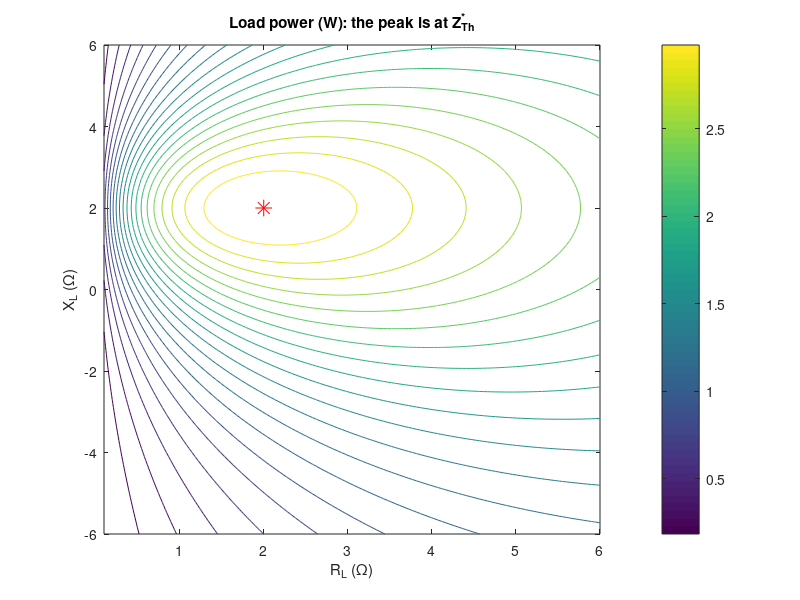

MATLAB code to generate this figure:
% Circuits 1 — Maximum Power Transfer (AC)
%title: Maximum Power Transfer with Impedances
%ar-title: أقصى نقل للقدرة بالمعاوقات
%lesson: c1-power-6
%course: circuits-1

%% The rule: ZL = conj(ZTh)
%ar: VTh = 7.071∠−45°، و ZTh = 2 − j2. أقصى قدرة عندما ZL = ZTh* = 2 + j2، وقيمتها |VTh|²/(8 RTh) (قيم قمة).
VTh = 7.071*exp(-1j*pi/4); ZTh = 2 - 2j;
ZL = conj(ZTh);
I = VTh/(ZTh + ZL);
Pmax = 0.5*abs(I)^2*real(ZL);
fprintf('ZL = %g%+gj ohm, Pmax = %.4f W (formula %.4f W)\n', real(ZL), imag(ZL), Pmax, abs(VTh)^2/(8*real(ZTh)))
%check: abs(Pmax - 3.125) < 0.001

%% Search over all loads
%ar: نتحقق بالبحث على شبكة من القيم: RL من 0.1 إلى 6 و XL من −6 إلى 6. meshgrid يصنع كل الأزواج، و contour يرسم خطوط تساوي القدرة.
[RL, XL] = meshgrid(linspace(0.1, 6, 120), linspace(-6, 6, 121));
P = 0.5*abs(VTh).^2 .* RL ./ ((real(ZTh) + RL).^2 + (imag(ZTh) + XL).^2);
[pm, k] = max(P(:));
fprintf('grid search: max %.4f W at RL = %.2f, XL = %.2f\n', pm, RL(k), XL(k))
contour(RL, XL, P, 20); colorbar; hold on; plot(2, 2, 'r*', 'MarkerSize', 12); hold off
xlabel('R_L (\Omega)'); ylabel('X_L (\Omega)'); title('Load power (W): the peak is at Z_{Th}^*')
%check: abs(RL(k) - 2) < 0.06 && abs(XL(k) - 2) < 0.06

%%! Project idea: when only R can change
%ar: مشروع: إذا كان الحمل مقاومة فقط، فأفضل قيمة RL = |ZTh| (وليست 2). احسب القدرة وقارن بالحالة المثالية.
RLb = abs(ZTh);
Pb = 0.5*abs(VTh/(ZTh + RLb))^2*RLb;
fprintf('resistive load only: RL = %.3f ohm gives %.4f W (%.0f%% of the maximum)\n', RLb, Pb, Pb/Pmax*100)
